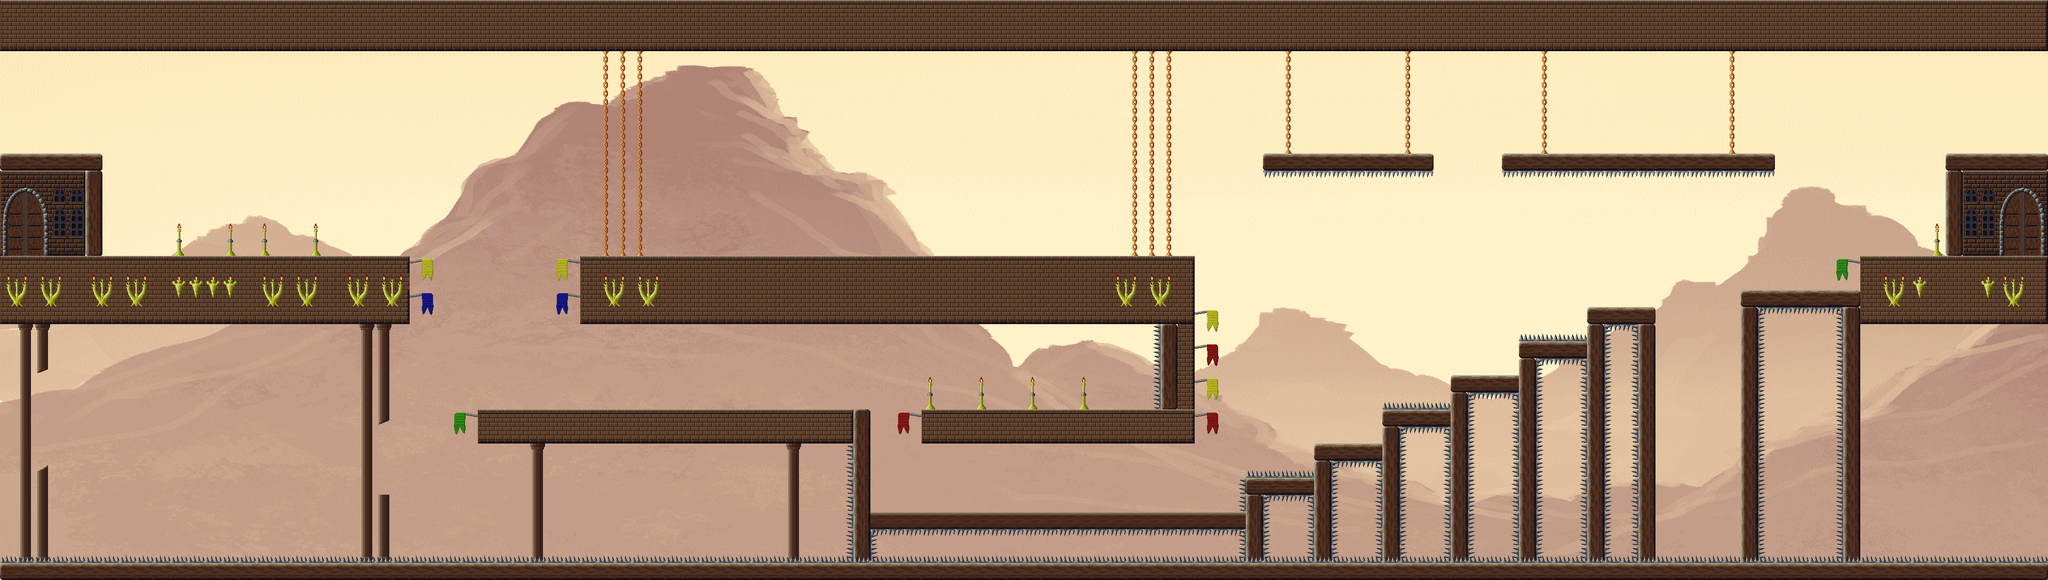

Tiled map render using the project's own tile images. Description and the map definition, with tile-layer contents summarised, below:
An orthogonal 120x34 tile map with 32x32 px tiles, 3 tile layers (Wall, Foreground, Objekte), 3 tilesets, 1 image layer and 62 objects (31x CoinEntity, 15x Ground, 8x SpikeEntity, 5x EnemyEntity, mainPlayer, ...).

<map version="1.0" orientation="orthogonal" renderorder="left-up" width="120" height="34" tilewidth="32" tileheight="32" nextobjectid="339">
 <tileset firstgid="1" name="castle1" tilewidth="32" tileheight="32">
  <image source="../img/map/castle1.png" width="512" height="1344" />
 </tileset>
 <tileset firstgid="673" name="castle2" tilewidth="32" tileheight="32">
  <image source="../img/map/castle2.png" width="512" height="672" />
 </tileset>
 <tileset firstgid="1009" name="castle3" tilewidth="32" tileheight="32">
  <image source="../img/map/castle3.png" width="512" height="384" />
 </tileset>
 <imagelayer name="Parallax_layer1">
  <image source="../img/background/rock.png" />
 </imagelayer>
 <layer name="Wall" width="120" height="34">
  <data>[4080 cells, 775 non-empty, 2 distinct tile ids]</data>
 </layer>
 <layer name="Foreground" width="120" height="34">
  <data>[4080 cells, 1082 non-empty, 37 distinct tile ids]</data>
 </layer>
 <layer name="Objekte" width="120" height="34">
  <data>[4080 cells, 482 non-empty, 61 distinct tile ids]</data>
 </layer>
 <objectgroup name="Object">
  <properties>
   <property name="duration" value="300" />
   <property name="fade" value="#300000" />
  </properties>
  <object id="3" name="mainPlayer" x="2" y="414" width="32" height="64">
   <properties>
    <property name="image" value="gripe_run_right" />
    <property name="spritewidth" value="64" />
   </properties>
  </object>
  <object id="5" name="game.LevelEntity" x="3801" y="98" width="38" height="383">
   <properties>
    <property name="duration" value="300" />
    <property name="fade" value="#009900" />
    <property name="to" value="3" />
   </properties>
  </object>
  <object id="13" name="ScrollEntity" x="2111" y="672" width="32" height="32">
   <properties>
    <property name="image" value="spinning_scrolls" />
    <property name="scrollIndex" value="54" />
    <property name="spritewidth" value="32" />
    <property name="type" value="enchantment" />
   </properties>
  </object>
  <object id="19" name="SpikeEntity" x="0" y="1047.33" width="3842" height="10" />
  <object id="178" name="CoinEntity" x="1301" y="664" width="32" height="32">
   <properties>
    <property name="image" value="spinning_coin_gold" />
    <property name="spritewidth" value="32" />
   </properties>
  </object>
  <object id="183" name="CoinEntity" x="2539" y="734" width="32" height="32">
   <properties>
    <property name="image" value="spinning_coin_gold" />
    <property name="spritewidth" value="32" />
   </properties>
  </object>
  <object id="232" name="SpikeEntity" x="2339.5" y="898.5" width="63" height="12" rotation="90" />
  <object id="235" name="SpikeEntity" x="2178.5" y="607.5" width="159" height="11" rotation="90" />
  <object id="241" name="CoinEntity" x="1684" y="866" width="32" height="32">
   <properties>
    <property name="image" value="spinning_coin_gold" />
    <property name="spritewidth" value="32" />
   </properties>
  </object>
  <object id="246" name="CoinEntity" x="938" y="643" width="32" height="32">
   <properties>
    <property name="image" value="spinning_coin_gold" />
    <property name="spritewidth" value="32" />
   </properties>
  </object>
  <object id="297" name="SpikeEntity" x="2369" y="321" width="316" height="9" />
  <object id="298" name="SpikeEntity" x="2817" y="321.5" width="510" height="10" />
  <object id="299" name="CoinEntity" x="864" y="318" width="32" height="32">
   <properties>
    <property name="image" value="spinning_coin_gold" />
    <property name="spritewidth" value="32" />
   </properties>
  </object>
  <object id="300" name="CoinEntity" x="912" y="257" width="32" height="32">
   <properties>
    <property name="image" value="spinning_coin_gold" />
    <property name="spritewidth" value="32" />
   </properties>
  </object>
  <object id="301" name="CoinEntity" x="961" y="319" width="32" height="32">
   <properties>
    <property name="image" value="spinning_coin_gold" />
    <property name="spritewidth" value="32" />
   </properties>
  </object>
  <object id="302" name="CoinEntity" x="2265" y="873" width="32" height="32">
   <properties>
    <property name="image" value="spinning_coin_gold" />
    <property name="spritewidth" value="32" />
   </properties>
  </object>
  <object id="304" name="CoinEntity" x="2795" y="607" width="32" height="32">
   <properties>
    <property name="image" value="spinning_coin_gold" />
    <property name="spritewidth" value="32" />
   </properties>
  </object>
  </objectgroup>
 <objectgroup name="EnemyEntities">
  <!-- 5 objects omitted --></objectgroup>
 <objectgroup name="collision">
  <!-- 15 objects omitted --></objectgroup>
</map>
<!-- 45 of 62 objects omitted -->
